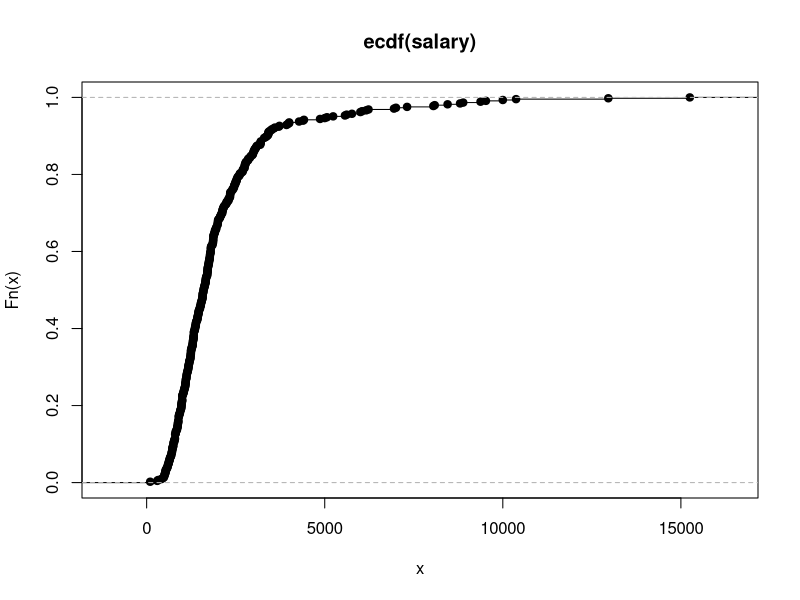
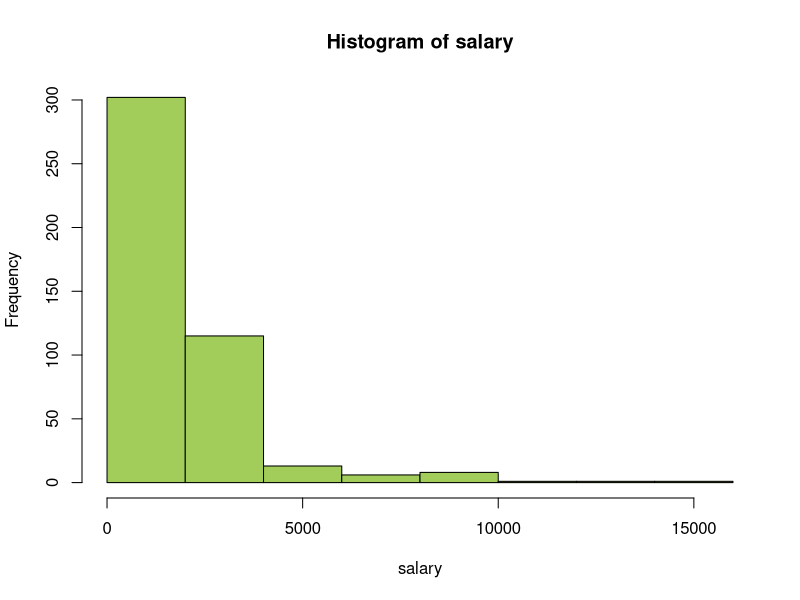
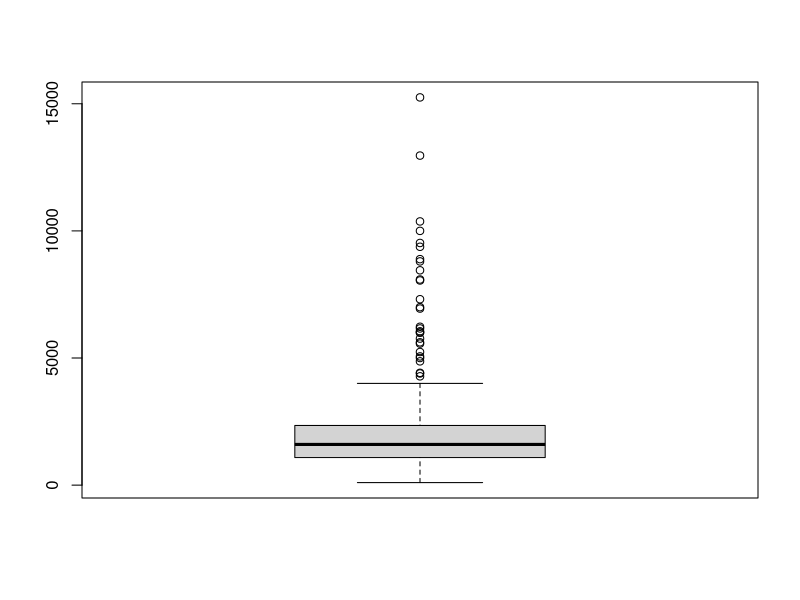
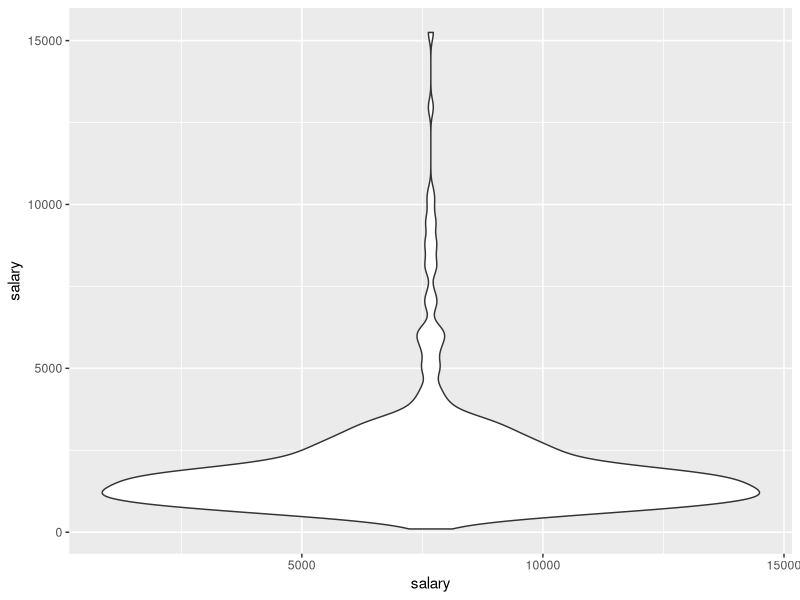
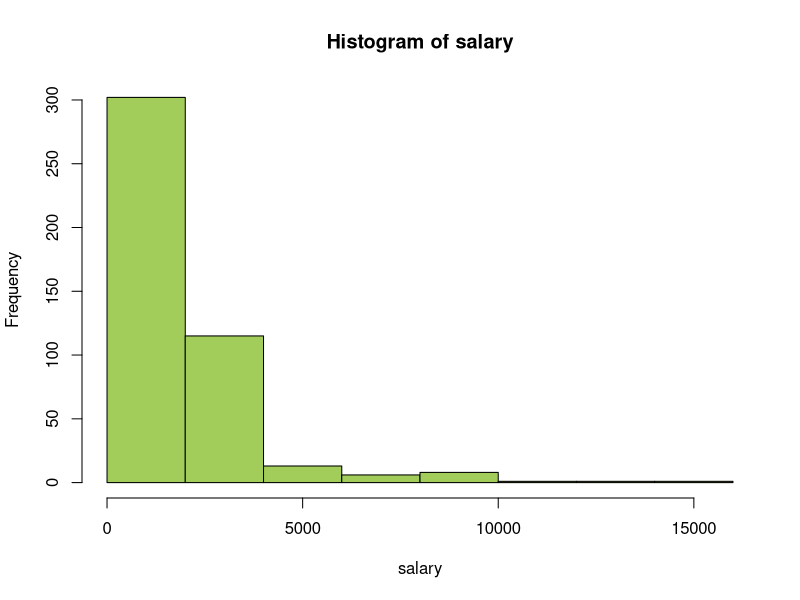
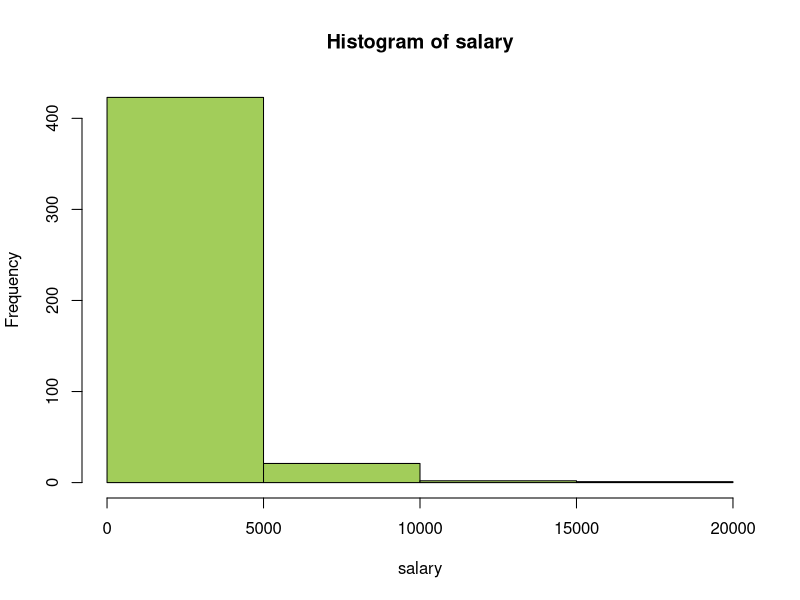
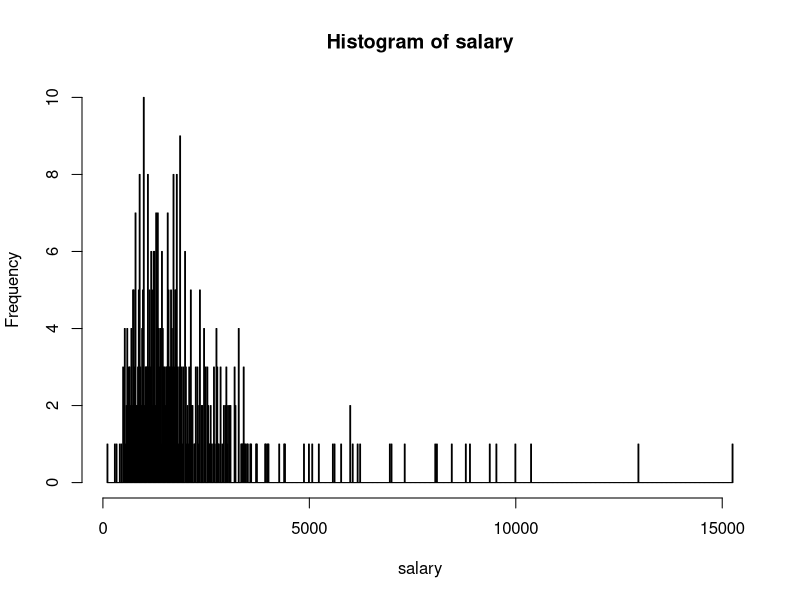
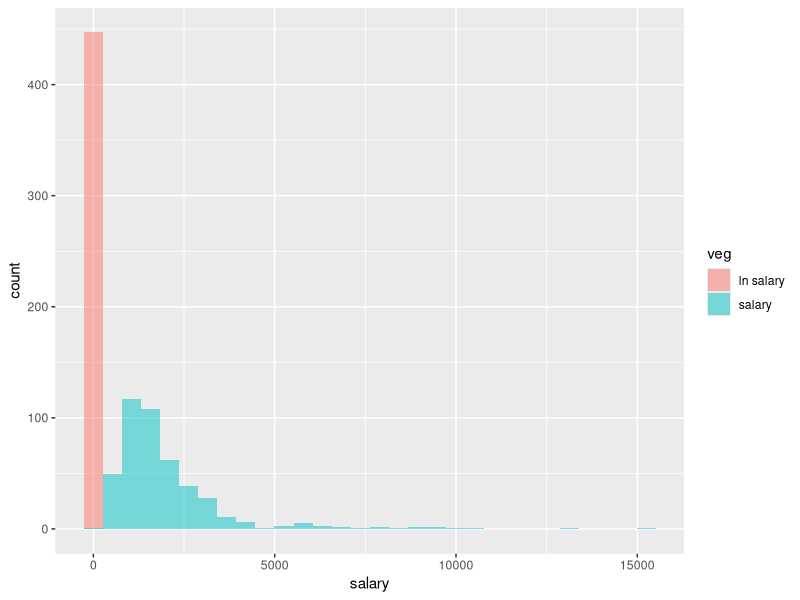

Source code (R) for these figures, in order:
## ---- chunk 1
ceodata <- read.csv('ceo.csv')
ceodata$X <- NULL
salary <- ceodata$salary
head(ceodata)
## ---- chunk 2
mean(salary)
## ---- chunk 3
mean.default(salary, trim=0.1)
## ---- chunk 4
median(salary)
## ---- chunk 5
quantile(salary, c(0.25, 0.75))
## ---- chunk 6
quantile(salary, c(0.1,0.9))
## ---- chunk 7
Fn <- ecdf(salary)
plot(Fn)
## ---- chunk 8
quantile(salary, c(0.2))
quantile(salary, c(0.8))
Fn(1000)
1 - Fn(5000)
## ---- chunk 9
hist(salary, col="darkolivegreen3")
## ---- chunk 10
boxplot(salary)
## ---- chunk 11
library(ggplot2)
p <- ggplot(ceodata["salary"], aes(x=salary, y=salary)) + geom_violin()
p
## ---- chunk 12
hist(salary, col="darkolivegreen3")
## ---- chunk 13
hist(salary, breaks=4, col="darkolivegreen3")
## ---- chunk 14
hist(salary, breaks=600, col="darkolivegreen3")
## ---- chunk 15
a = data.frame(salary=salary)
a$veg = "salary"
b = data.frame(salary = log(salary))
b$veg = "ln salary"
ab <- rbind(a, b)
ggplot(ab, aes(salary, fill = veg)) + geom_histogram(alpha = 0.5, position ='identity')
## ---- chunk 16
hist(log(salary), col="darkolivegreen3")
## ---- chunk 17
boxplot(log(salary))
## ---- chunk 18
mean(log(salary))
median(log(salary))
## ---- chunk 19
library(ggplot2)
library(reshape2)
pearson_correlations = cor(ceodata, method="pearson")
qplot(x=Var1, y=Var2, data=melt(pearson_correlations), fill=value, geom="tile") + scale_fill_gradient(low = "white", high = "red")
## ---- chunk 20
pairs(~salary + totcomp + tenure + age + sales + profits + assets, data=ceodata, main="Simple Scatterplot Matrix")
## ---- chunk 21
spearman_correlation = cor(ceodata, method="spearman")
qplot(x=Var1, y=Var2, data=melt(spearman_correlation), fill=value, geom="tile") + scale_fill_gradient(low = "white", high = "red")

## ---- chunk 22
hist(salary[which(ceodata$age > 50)],  col="darkolivegreen3", main="Age>50 and Age<50 Histograms Of Salary", xlab = "Salary")
hist(salary[which(ceodata$age < 50)],  col="tomato", add=T)
## ---- chunk 23
plot(ecdf(salary[which(ceodata$age > 50)]), col="darkolivegreen3", main="Salary ECDF for Age>50 and Age<50")
plot(ecdf(salary[which(ceodata$age < 50)]), add=T, col="tomato")

## ---- chunk 24

grouped_data = data.frame(salary=ceodata$salary, age=ceodata$age)

grouped_data$age = ifelse(grouped_data$age < 50, "a1", "a2")
grouped_data$salary[as.integer(grouped_data$salary) < 2000] <- "s1"
grouped_data$salary[as.integer(grouped_data$salary) >= 2000 & as.integer(grouped_data$salary) < 4000] <- "s2"
grouped_data$salary[as.integer(grouped_data$salary) >= 4000] <- "s3"
## ---- chunk 25
con_table <- xtabs(~age+salary, data=grouped_data)
addmargins(con_table)
## ---- chunk 26
con_table <- xtabs(~age+salary, data=grouped_data)
addmargins(con_table / nrow(grouped_data))
## ---- chunk 27
con_table <- xtabs(~age+salary, data=grouped_data)
chisq.test(con_table)
## ---- chunk 28
set.seed(15)
simulated <- rnorm(50, 10, 9)
norlmal <- rnorm(5000, 10, 9)
hist(norlmal, col="darkolivegreen3")
hist(simulated, col="tomato", add=T)

density(simulated)
## ---- chunk 29
a <- dt(x = sample(50), df=5)
a <- 10 + 3 * sqrt(3 / 5) * a
hist(a)
